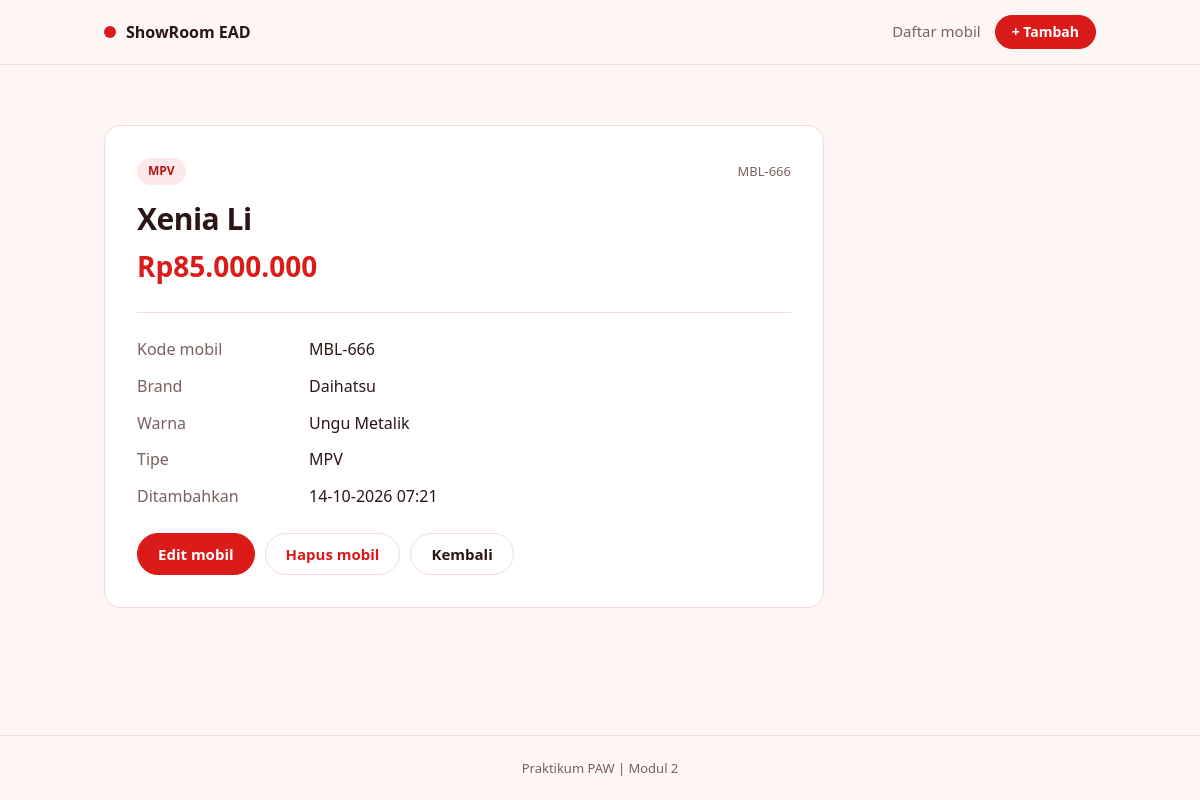
The app's page /detail.php?id=15 with its own data.
### tables this page shows
CREATE TABLE `showroom_mobil` (
  `id` int(10) UNSIGNED NOT NULL,
  `kode_mobil` varchar(20) NOT NULL,
  `nama_mobil` varchar(100) NOT NULL,
  `brand_mobil` varchar(50) NOT NULL,
  `warna_mobil` varchar(30) NOT NULL,
  `tipe_mobil` varchar(20) NOT NULL,
  `harga_mobil` decimal(13,2) NOT NULL,
  `created_at` timestamp NOT NULL DEFAULT current_timestamp()
);

### functions.php (called while the page is built, shortened)
<?php
function h($teks)
{
    return htmlspecialchars((string) $teks, ENT_QUOTES, 'UTF-8');
}
function input($sumber, $nama)
{
    if (isset($sumber[$nama]) && is_string($sumber[$nama])) {
        return trim($sumber[$nama]);
    }
    return '';
}
function rupiah($angka)
{
    return 'Rp' . number_format((float) $angka, 0, ',', '.');
}
function cari_mobil($conn, $id)
{
    $stmt = $conn->prepare('SELECT * FROM showroom_mobil WHERE id = ?');
    $stmt->execute([$id]);
    return $stmt->get_result()->fetch_assoc();
}

### detail.php (the view, shortened to what this page needs)
<?php
require 'functions.php';
require 'connect.php';
$id    = (int) input($_GET, 'id');
$mobil = cari_mobil($conn, $id);
require 'header.php';
?>
<article class="card detail">
    <div class="car-top">
        <span class="badge"><?= h($mobil['tipe_mobil']) ?></span>
        <span class="code"><?= h($mobil['kode_mobil']) ?></span>
    </div>
    <h1><?= h($mobil['nama_mobil']) ?></h1>
    <p class="price price-lg"><?= rupiah($mobil['harga_mobil']) ?></p>
    <dl class="specs">
        <dt>Kode mobil</dt>
        <dd><?= h($mobil['kode_mobil']) ?></dd>
        <dt>Brand</dt>
        <dd><?= h($mobil['brand_mobil']) ?></dd>
        <dt>Warna</dt>
        <dd><?= h($mobil['warna_mobil']) ?></dd>
        <dt>Tipe</dt>
        <dd><?= h($mobil['tipe_mobil']) ?></dd>
        <dt>Ditambahkan</dt>
        <dd><?= date('d-m-Y H:i', strtotime($mobil['created_at'])) ?></dd>
    </dl>
    <div class="actions">
        <a class="btn" href="update.php?id=<?= $id ?>">Edit mobil</a>
        <a class="btn btn-ghost btn-danger" href="delete.php?id=<?= $id ?>">Hapus mobil</a>
        <a class="btn btn-ghost" href="index.php">Kembali</a>
    </div>
</article>
<?php require 'footer.php'; ?>

### styles.css (style rules this page uses)
:root { --merah: #DB1A1A; --merah-tua: #B91414; --latar: #FFF6F6; --putih: #FFFFFF; --merah-muda: #FDE9E9; --garis: #F4DDDD; --teks: #2B1616; --teks-pudar: #7A6060; }
* { box-sizing: border-box; }
body { margin: 0; background: var(--latar); color: var(--teks); font: 16px/1.55 system-ui, -apple-system, "Segoe UI", Roboto, Arial, sans-serif; }
h1, h2, p, dl, dd { margin: 0; }
h1 { font-size: 30px; line-height: 1.2; letter-spacing: -0.5px; overflow-wrap: anywhere; }
.btn { display: inline-block; padding: 11px 20px; border: 1px solid var(--merah); border-radius: 999px; background: var(--merah); color: #fff; font: inherit; font-size: 15px; font-weight: 600; line-height: 1.2; text-align: center; text-decoration: none; cursor: pointer; }
.btn-ghost { background: transparent; border-color: var(--garis); color: var(--teks); }
.btn-danger { color: var(--merah); }
.actions { display: flex; flex-wrap: wrap; gap: 10px; margin-top: 24px; }
.card { background: var(--putih); border: 1px solid var(--garis); border-radius: 16px; }
.form, .detail { max-width: 720px; margin-top: 24px; padding: 32px; }
.car-top { display: flex; align-items: center; justify-content: space-between; gap: 12px; margin-bottom: 16px; }
.badge { padding: 4px 11px; border-radius: 999px; background: var(--merah-muda); color: var(--merah-tua); font-size: 12px; font-weight: 600; }
.code { color: var(--teks-pudar); font-size: 13px; }
.price { margin-top: 16px; font-size: 19px; font-weight: 700; }
.price-lg { margin-top: 8px; color: var(--merah); font-size: 28px; }
.specs { display: grid; grid-template-columns: 160px 1fr; gap: 12px; margin-top: 24px; padding-top: 24px; border-top: 1px solid var(--garis); }
.specs dt { color: var(--teks-pudar); }
.specs dd { font-weight: 500; overflow-wrap: anywhere; }

### records on screen
showroom_mobil: tipe_mobil "MPV", kode_mobil "MBL-666", nama_mobil "Xenia Li", harga_mobil "Rp85.000.000", brand_mobil "Daihatsu", warna_mobil "Ungu Metalik", created_at "14-10-2026 07:21"
